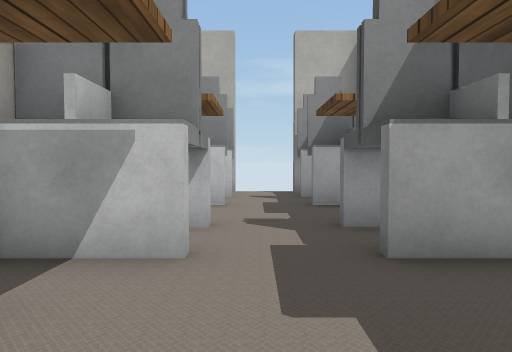
view 1 (above)

17 first-person views from a walk through a world built for the Webots simulator. The camera is 0.42 m above the floor, tilts 2° down and sees 75° across. The floor is counted in squares, 0.5 m on a side. Each view is taken from the middle of a square. On the plan, view 1 faces up. The plan holds only what a view shows up to about 11 squares ahead; the rest is blank. The robots in the file are not drawn. Simple shapes and patterns stand in for the simulator's stock objects.

view 2
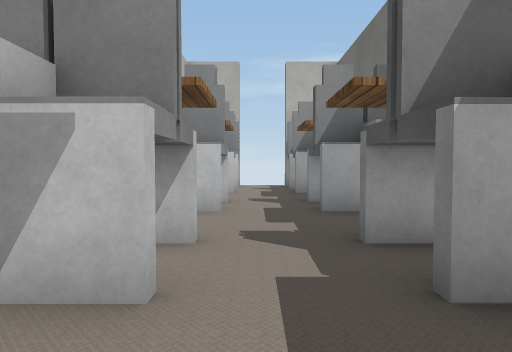

view 3
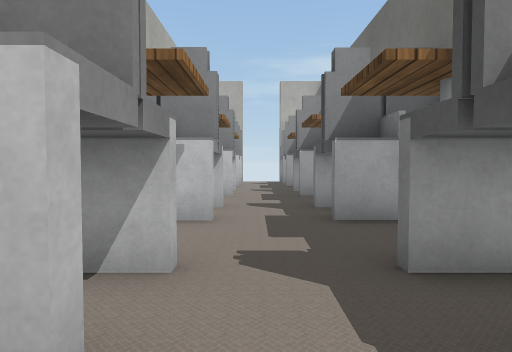

view 4
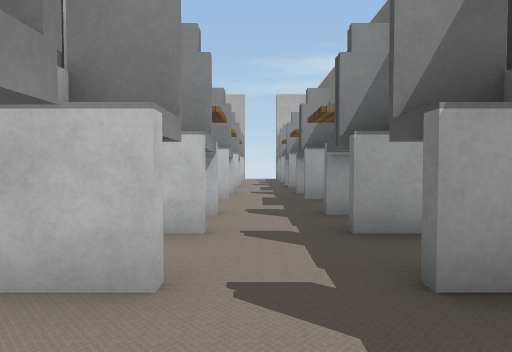

view 5
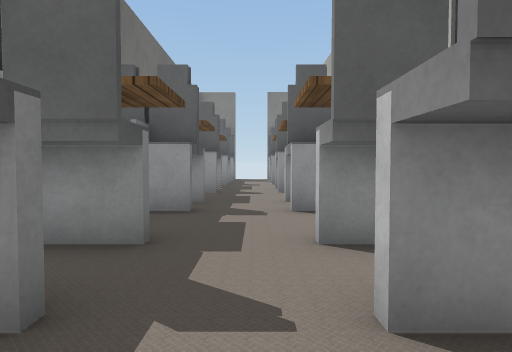

view 6
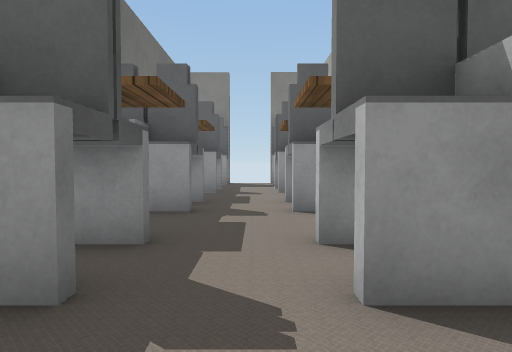

view 7
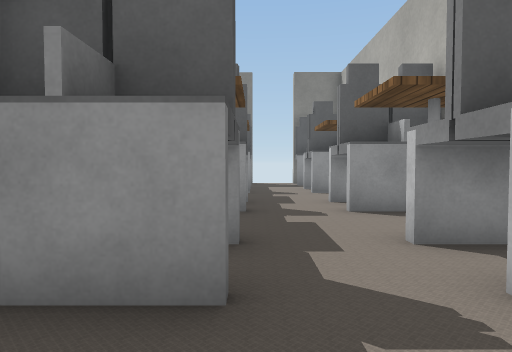

view 8
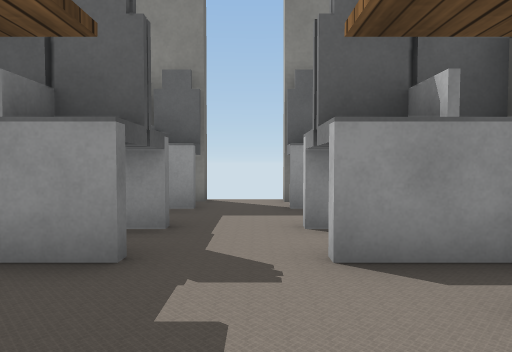

view 9
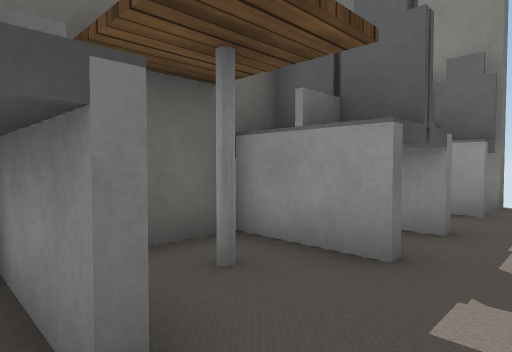

view 10
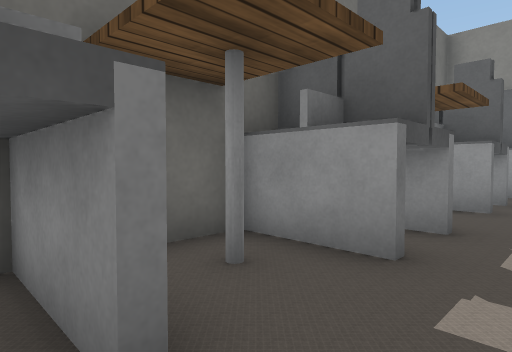

view 11
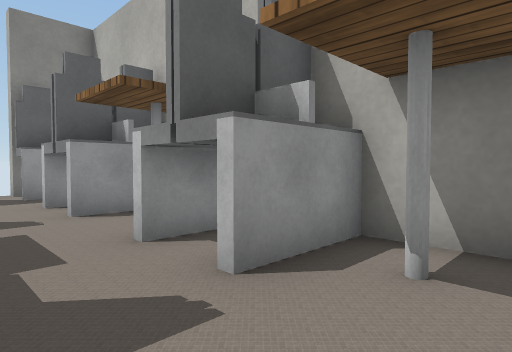

view 12
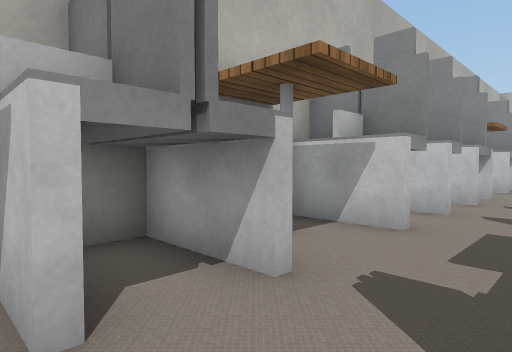

view 13
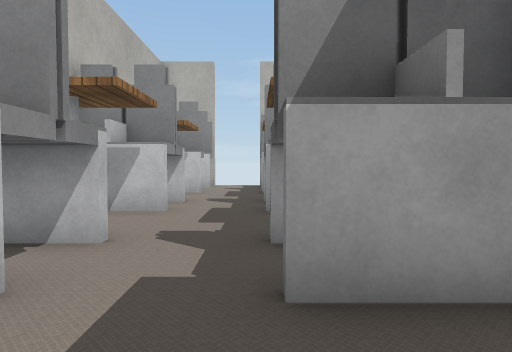

view 14
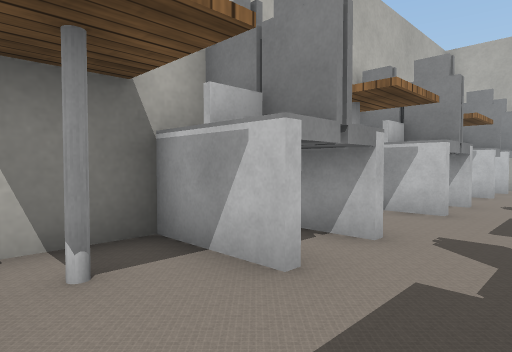

view 15
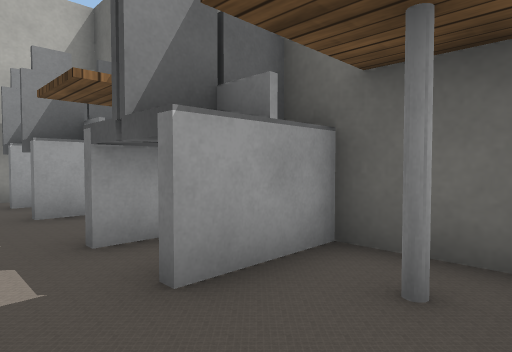

view 16
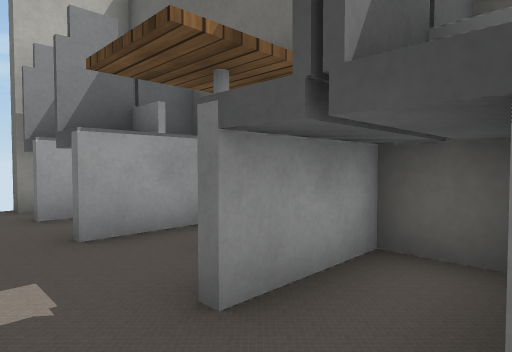

view 17
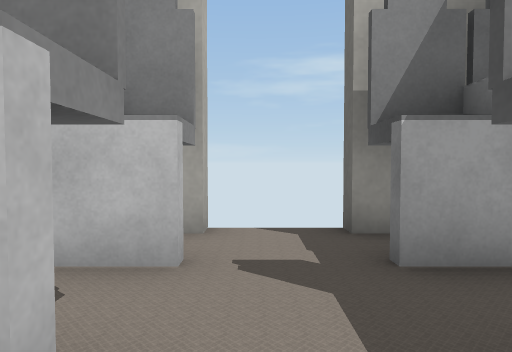

### Floor plan
Key: @ floor where view 1 was taken; # wall or solid block; . floor; B grey box; W wooden box; P white pole; O other object.
Columns run from 3 left of view 1 to 3 right of it. Each row starts with its distance up from view 1.
 11   # #
 10  ##.##
  9  #B.BB
  8  BB..B
  7  B#.BB#
  6  W..PW#
  5  BB..B#
  4  BB.BB#
  3  B#.BB#
  2  WP.PW#
  1  BB.BB#
  0  BB@BB#
 -1 #B#.BB#
 -2 #WP.PW
 -3 #BB..B
 -4  BB.BB
 -5  B#.BB
 -6  BB.BB
 -7  BB.BB
 -8  BB.BB
 -9 #BB..B
-10 #WP..W
-11 ##B.BB#
-12 #BB.BB#
-13 #BB..B#
-14 #WP.PW#
-15 ##B.BB#
-16  BB.BB#
-17  BB..B#
-18  WP.PW#
-19  #B.BB#
-20  BB.BB
-21  BB..B
-22  OO..B
-23   O.BB
-24   # #

Where each view was taken, in squares from view 1:
view 1: 0 up, 0 right, facing up
view 2: 3 down, 0 right, facing up
view 3: 6 down, 0 right, facing up
view 4: 9 down, 0 right, facing up
view 5: 5 down, 0 right, facing down
view 6: 9 down, 0 right, facing down
view 7: 9 down, 1 right, facing down
view 8: 16 down, 0 right, facing down
view 9: 16 down, 0 right, facing down-right
view 10: 12 down, 0 right, facing down-right
view 11: 13 down, 1 right, facing down-left
view 12: 13 down, 1 right, facing up-left
view 13: 3 down, 1 right, facing up
view 14: 3 down, 1 right, facing up-left
view 15: 1 up, 0 right, facing up-right
view 16: 3 up, 0 right, facing up-right
view 17: 6 up, 0 right, facing up
